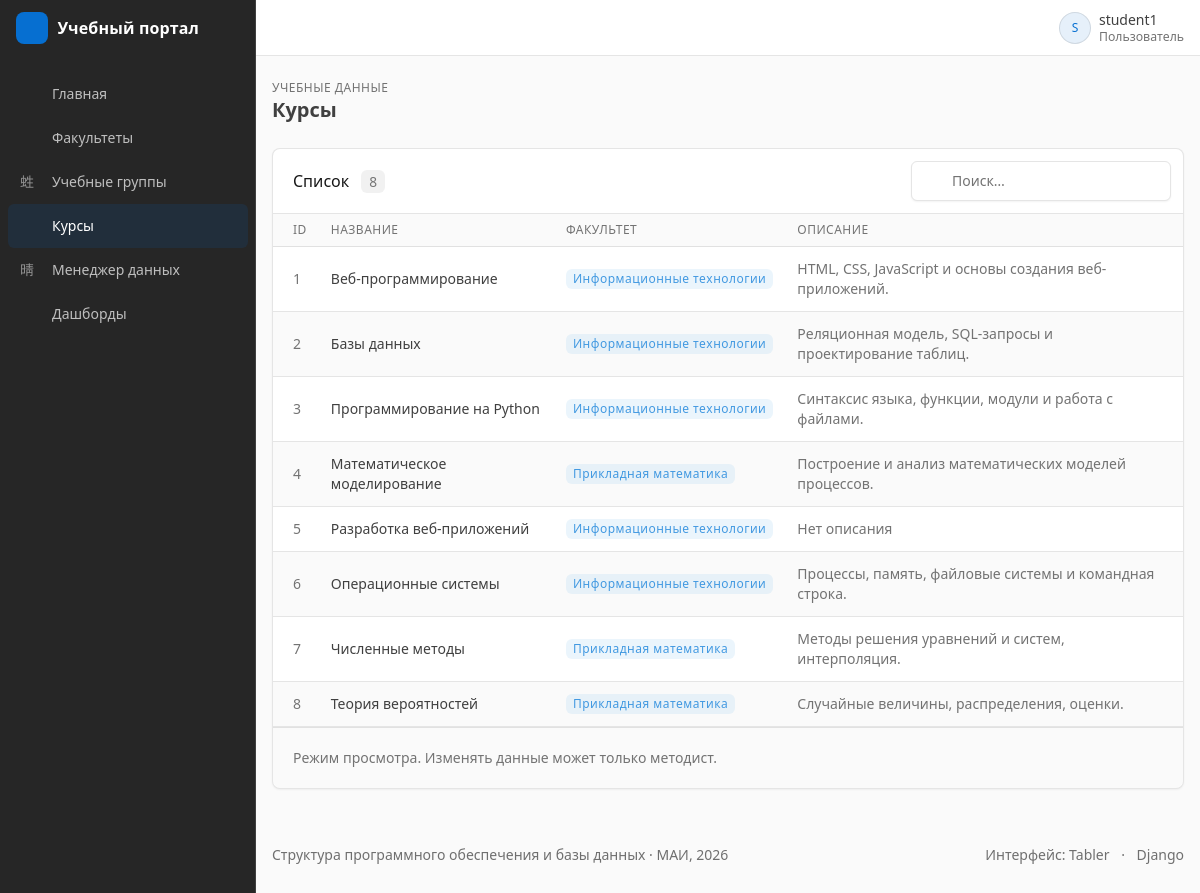
The page /courses/ (signed in) on the database its author committed.
### accounts/models.py (models this page shows, shortened)
class Course(models.Model):
    title = models.CharField(max_length=200)
    description = models.TextField(
        blank=True
    )
    department = models.ForeignKey(
        Department,
        on_delete=models.CASCADE,
        related_name='courses'
    )

class Department(models.Model):
    name = models.CharField(max_length=200)

### accounts/views.py (the view)
# urls.py: path('courses/', views.course_list, name='course_list'),
@login_required
def course_list(request):
    courses = Course.objects.select_related('department').all()
    return render(request, 'course_list.html', {
        'courses': courses,
        'is_methodist': is_methodist(request.user),
    })

### accounts/context_processors.py (called while the page is built)
def roles(request):
    user = request.user
    return {
        'is_methodist': user.is_authenticated and is_methodist(user),
    }

### accounts/views.py (called while the page is built)
def is_methodist(user):
    return user.groups.filter(
        name='Методист'
    ).exists()

### templates/course_list.html (shortened to what this page needs)
{% extends 'base.html' %}
{% block pretitle %}Учебные данные{% endblock %}
{% block page_title %}Курсы{% endblock %}
{% block content %}
<div class="card">
    <div class="card-header">
        <h3 class="card-title">
            Список
            <span class="badge bg-secondary-lt ms-2">{{ courses|length }}</span>
        </h3>
        <div class="card-actions w-sm-auto">
            <div class="input-icon">
                <span class="input-icon-addon"></span>
                <input type="search" class="form-control" placeholder="Поиск…"
                       data-table-search="#courses-table" aria-label="Поиск">
            </div>
        </div>
    </div>
    <div class="table-responsive">
        <table class="table table-vcenter card-table table-striped" id="courses-table">
            <thead>
                <tr>
                    <th class="w-1">ID</th>
                    <th>Название</th>
                    <th class="d-none d-sm-table-cell">Факультет</th>
                    <th class="d-none d-lg-table-cell">Описание</th>
                </tr>
            </thead>
            <tbody>
                {% for course in courses %}
                    <tr>
                        <td>
                            <span class="text-secondary">{{ course.id }}</span>
                        </td>
                        <td>
                            <div class="fw-medium">{{ course.title }}</div>
                        </td>
                        <td class="d-none d-sm-table-cell">
                            <span class="badge bg-azure-lt">{{ course.department.name }}</span>
                        </td>
                        <td class="d-none d-lg-table-cell">
                            <span class="text-secondary">{{ course.description|default:"Нет описания" }}</span>
                        </td>
                    </tr>
                {% endfor %}
            </tbody>
        </table>
    </div>
    <div class="card-footer text-secondary">
        {% if is_methodist %}
            Вы вошли как методист: доступны добавление, изменение и удаление.
        {% else %}
            Режим просмотра. Изменять данные может только методист.
        {% endif %}
    </div>
</div>
{% endblock %}

### templates/base.html (shortened to what this page needs)
{% load static %}
<!DOCTYPE html>
<html lang="ru" data-bs-navbar-position="combined">
<head>
    <link rel="stylesheet" href="{% static 'vendor/tabler/css/tabler.min.css' %}">
    <link rel="stylesheet" href="{% static 'vendor/tabler-icons/tabler-icons.min.css' %}">
    <link rel="stylesheet" href="{% static 'css/style.css' %}">
</head>
<body>
<div class="page">
    <aside class="navbar navbar-vertical navbar-expand-lg" data-bs-theme="dark">
        <div class="container-fluid">
            <div class="navbar-brand navbar-brand-autodark">
                <a href="/profile/" class="brand-link">
                    <span class="brand-mark"><i class="ti ti-school"></i></span>
                    <span class="brand-text">Учебный портал</span>
                </a>
            </div>
            <nav class="collapse navbar-collapse" id="sidebar-menu" aria-label="Главное меню">
                <ul class="navbar-nav pt-lg-3">
                    <li class="nav-item {% if request.path == '/profile/' %}active{% endif %}">
                        <a class="nav-link" href="/profile/">
                            <span class="nav-link-icon"><i class="ti ti-home"></i></span>
                            <span class="nav-link-title">Главная</span>
                        </a>
                    </li>
                    <li class="nav-item {% if '/departments/' in request.path %}active{% endif %}">
                        <a class="nav-link" href="/departments/">
                            <span class="nav-link-icon"><i class="ti ti-building"></i></span>
                            <span class="nav-link-title">Факультеты</span>
                        </a>
                    </li>
                    <li class="nav-item {% if '/groups/' in request.path %}active{% endif %}">
                        <a class="nav-link" href="/groups/">
                            <span class="nav-link-icon"><i class="ti ti-users-group"></i></span>
                            <span class="nav-link-title">Учебные группы</span>
                        </a>
                    </li>
                    <li class="nav-item {% if '/courses/' in request.path %}active{% endif %}">
                        <a class="nav-link" href="/courses/">
                            <span class="nav-link-icon"><i class="ti ti-book"></i></span>
                            <span class="nav-link-title">Курсы</span>
                        </a>
                    </li>
                    <li class="nav-item {% if '/manager/' in request.path %}active{% endif %}">
                        <a class="nav-link" href="/manager/">
                            <span class="nav-link-icon"><i class="ti ti-database-edit"></i></span>
                            <span class="nav-link-title">Менеджер данных</span>
                        </a>
                    </li>
                    <li class="nav-item {% if '/analytics/' in request.path %}active{% endif %}">
                        <a class="nav-link" href="/analytics/">
                            <span class="nav-link-icon"><i class="ti ti-chart-bar"></i></span>
                            <span class="nav-link-title">Дашборды</span>
                        </a>
                    </li>
                </ul>
            </nav>
        </div>
    </aside>
    <header class="navbar navbar-expand-md d-none d-lg-flex d-print-none">
        <div class="container-xl">
            <div class="navbar-nav flex-row order-md-last ms-auto">
                <div class="nav-item me-2">
                    <a href="?theme=dark" class="nav-link px-0 hide-theme-dark"
                       data-bs-toggle="tooltip" data-bs-placement="bottom" title="Тёмная тема">
                        <i class="ti ti-moon fs-2"></i>
                    </a>
                </div>
                <div class="nav-item dropdown">
                    <a href="#" class="nav-link d-flex lh-1 text-reset p-0" data-bs-toggle="dropdown" aria-label="Меню пользователя">
                        <span class="avatar avatar-sm bg-primary-lt">{{ user.username|first|upper }}</span>
                        <div class="ps-2">
                            <div>{{ user.username }}</div>
                            <div class="mt-1 small text-secondary">
                                {% if user.is_superuser %}Администратор{% elif is_methodist %}Методист{% else %}Пользователь{% endif %}
                            </div>
                        </div>
                    </a>
                </div>
            </div>
        </div>
    </header>
    <div class="page-wrapper">
        <div class="page-header d-print-none">
            <div class="container-xl">
                <div class="row g-2 align-items-center">
                    <div class="col">
                        <div class="page-pretitle">{% block pretitle %}Учебные данные{% endblock %}</div>
                        <h2 class="page-title">{% block page_title %}{% endblock %}</h2>
                    </div>
                </div>
            </div>
        </div>
        <div class="page-body">
            <div class="container-xl">
                {% block content %}{% endblock %}
            </div>
        </div>
        <footer class="footer footer-transparent d-print-none">
            <div class="container-xl">
                <div class="row text-center align-items-center flex-row-reverse">
                    <div class="col-lg-auto ms-lg-auto">
                        <ul class="list-inline list-inline-dots mb-0">
                            <li class="list-inline-item">Интерфейс: Tabler</li>
                            <li class="list-inline-item">Django</li>
                        </ul>
                    </div>
                    <div class="col-12 col-lg-auto mt-3 mt-lg-0">
                        Структура программного обеспечения и базы данных · МАИ, 2026
                    </div>
                </div>
            </div>
        </footer>
    </div>
</div>
</body>
</html>

### static/css/style.css (style rules this page uses)
.brand-link { display: inline-flex; align-items: center; gap: .6rem; color: inherit; text-decoration: none; }
.brand-mark { display: inline-flex; align-items: center; justify-content: center; width: 2rem; height: 2rem; border-radius: 8px; background: var(--tblr-primary); color: #fff; font-size: 1.25rem; }
.brand-text { font-weight: 600; font-size: 1rem; letter-spacing: .01em; }
.card-header { flex-wrap: wrap; gap: .5rem; }

### rows shown on the page
Course: id "1", title "Веб-программирование", department.name "Информационные технологии", description "HTML, CSS, JavaScript и основы создания веб-приложений."
Course: id "2", title "Базы данных", department.name "Информационные технологии", description "Реляционная модель, SQL-запросы и проектирование таблиц."
Course: id "3", title "Программирование на Python", department.name "Информационные технологии", description "Синтаксис языка, функции, модули и работа с файлами."
Course: id "4", title "Математическое моделирование", department.name "Прикладная математика", description "Построение и анализ математических моделей процессов."
Course: id "5", title "Разработка веб-приложений", department.name "Информационные технологии", description "Нет описания"
Course: id "6", title "Операционные системы", department.name "Информационные технологии", description "Процессы, память, файловые системы и командная строка."
Course: id "7", title "Численные методы", department.name "Прикладная математика", description "Методы решения уравнений и систем, интерполяция."
Course: id "8", title "Теория вероятностей", department.name "Прикладная математика", description "Случайные величины, распределения, оценки."

### other values the page prints
{{ user.username|first|upper }} "S"
{{ user.username }} "student1"
{{ courses|length }} "8"
